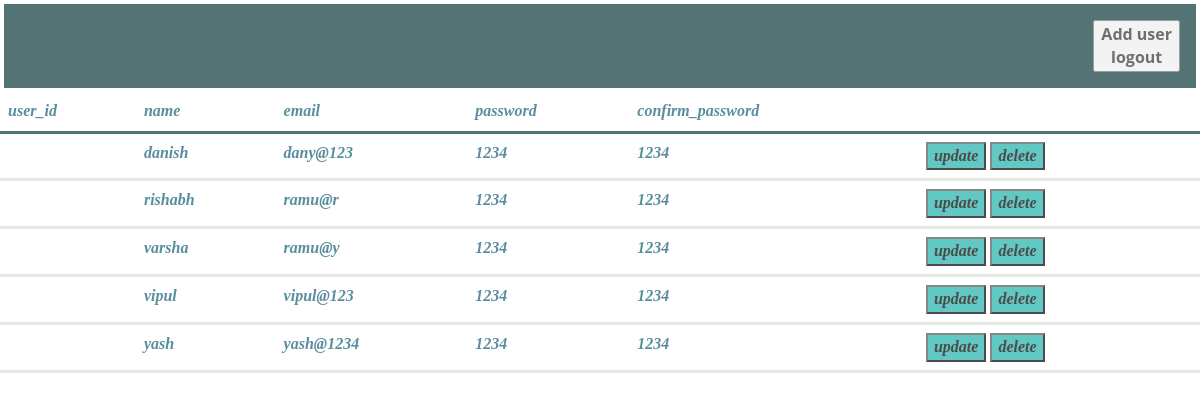
Screenshot of /display.php with the database file from the repository.
### tables this page shows
CREATE TABLE `register` (
  `name` varchar(50) NOT NULL,
  `email` varchar(30) NOT NULL,
  `password` varchar(50) NOT NULL,
  `confirm_password` varchar(50) NOT NULL
);

### display.php (the view, shortened to what this page needs)
<?php
include("connection.php");
	?>
<!DOCTYPE html>
<html lang="en">
<head>
    <link href="https://cdn.jsdelivr.net/npm/bootstrap-icons@1.4.1/font/bootstrap-icons.css" rel="stylesheet">
    <link href="lib/flaticon/font/flaticon.css" rel="stylesheet">
    <link href="lib/owlcarousel/assets/owl.carousel.min.css" rel="stylesheet">
    <link href="css/bootstrap.min.css" rel="stylesheet">
    <link href="css/style.css" rel="stylesheet">
</head>
<body>
<div class="l">
    <button >
       <div> <a href="register.php"><b>Add user</b></a></div>
        <div><a href="logout.php"><b>logout</b></a></div>
    </button></div>
    <table class="table">
  <thead >
    <tr>
      <th scope="col">user_id</th>
      <th scope="col">name</th>
      <th scope="col">email</th>
      <th scope="col">password</th>
      <th scope="col">confirm_password</th>
    </tr>
  </thead>
  <tbody>
<?php
        $query = "select * from register ";
        $result = mysqli_query($con, $query);
            if($result)
            {
                while( $user_data = mysqli_fetch_assoc($result)){
                $user_id=$user_data['user_id'];
                $user_name=$user_data['name'];
                $email=$user_data['email'];
                $password=$user_data['password'];
                $confirm_password=$user_data['confirm_password'];
               echo ' <tr>
                <th scope="row">'.$user_id.'</th>
                <td>'.$user_name.'</td>
                <td>'.$email.'</td>
                <td>'.$password.'</td>
                <td>'.$confirm_password.'</td>
                <td>
<button style="background-color:lightseagreen";><a href="update.php?updateid='.$user_id.'"  style="color:black";>update</a></button>
<button  style="background-color:lightseagreen"  ><a href="delete.php?deleteid='.$user_id.'" style="color:black"; >delete</a></button>
    </td>
              </tr> ';
                }
        }
?>
  </tbody>
</table>
</body>
</html>

### display.php (style rules this page uses)
body { background: url("c.jpg"); background-size: cover; background-repeat: no-repeat; opacity: 0.7; margin-left: auto; margin-right: auto; max-width: 100%; height: auto; }
.table { background-color:hsl(0, 0%, 100%); }
th, td { padding: 8px; border-bottom: 3px solid #ddd; color: #145f76; font: italic bold 12px/30px Georgia, serif; font-size: medium; }
tr { padding: 8px; border-bottom: 3px solid #0d393b; }
.l { background-color: #0d393b; border: 10% #0d393b; color: white; padding: 16px ; text-align: right; text-decoration: none; font-size: 16px; margin: 4px; transition-duration: 0.4s; cursor: pointer; }

### rows the page displays
register: name "danish", email "dany@123", password "1234", confirm_password "1234"
register: name "rishabh", email "ramu@r", password "1234", confirm_password "1234"
register: name "varsha", email "ramu@y", password "1234", confirm_password "1234"
register: name "vipul", email "vipul@123", password "1234", confirm_password "1234"
register: name "yash", email "yash@1234", password "1234", confirm_password "1234"
